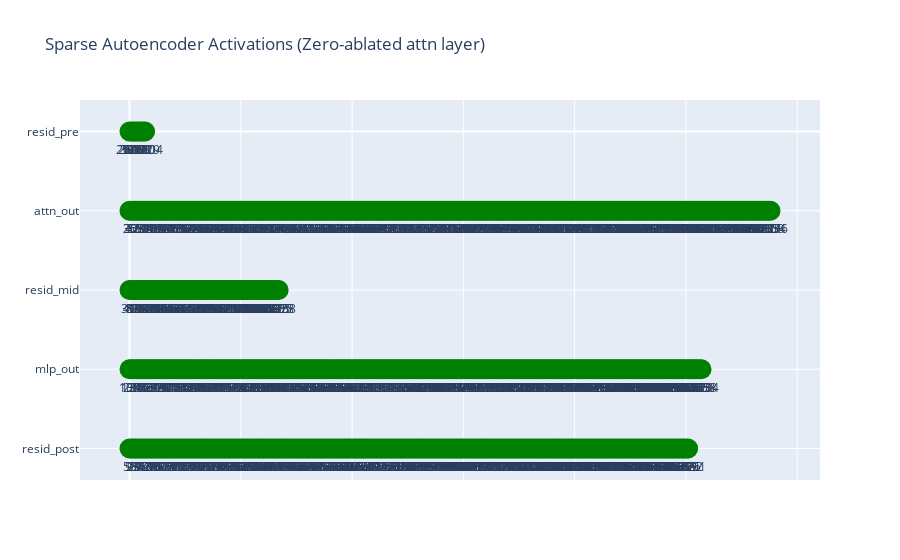
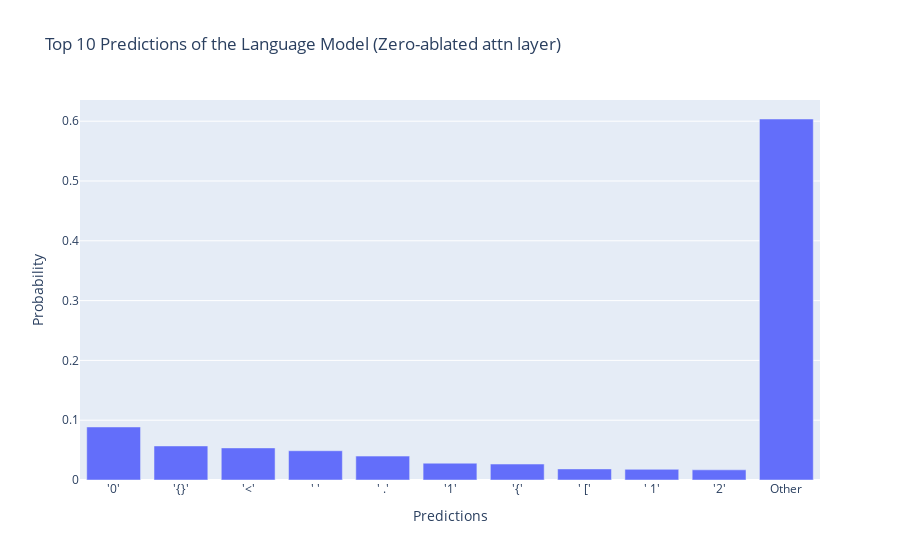

The notebook cell these images were saved under, in order:
### Markdown cell above
### Sanity check: ablating attn_out completely makes the model unable to predict "include"
Doing zero-ablation for now, note that this might mean the results are wrong
because this is taking the model out of distribution in a pretty major way.

### Code cell
def full_zero_ablate_hook(acts, hook, seq_pos=seq_pos):
    acts[:, seq_pos] = 0
    return acts

with model.hooks(fwd_hooks=[(get_act_name("attn_out", 0), full_zero_ablate_hook)]):
    no_attn_logits, no_attn_cache = model.run_with_cache(prompt)
    plot_sae_activations(no_attn_cache, "(Zero-ablated attn layer)")
    logits_plot(no_attn_logits, "(Zero-ablated attn layer)")

### Figure 1 — Plotly figure (JSON) as saved in the notebook; plotly's stock layout.template omitted (floating-point values rounded to 4 significant figures; data arrays with more than 128 entries replaced by an {"elided": "..."} marker saying what was removed)
{"data": [{"hoverinfo": "text", "hovertext": ["Feature 2096", "Feature 2619", "Feature 3908", "Feature 5268", "Feature 6201", "Feature 9200", "Feature 10129", "Feature 16104"], "marker": {"color": "green", "size": 20}, "mode": "markers+text", "name": "resid_pre", "text": ["2096", "2619", "3908", "5268", "6201", "9200", "10129", "16104"], "textposition": "bottom center", "type": "scatter", "x": [0, 1, 2, 3, 4, 5, 6, 7], "y": [0, 0, 0, 0, 0, 0, 0, 0]}, {"hoverinfo": "text", "hovertext": {"elided": "289 str values"}, "marker": {"color": "green", "size": 20}, "mode": "markers+text", "name": "attn_out", "text": {"elided": "289 str values"}, "textposition": "bottom center", "type": "scatter", "x": {"elided": "289 int values"}, "y": {"elided": "289 int values"}}, {"hoverinfo": "text", "hovertext": ["Feature 8", "Feature 399", "Feature 434", "Feature 536", "Feature 1087", "Feature 1877", "Feature 1944", "Feature 2485", "Feature 2873", "Feature 2980", "Feature 3034", "Feature 3198", "Feature 3926", "Feature 4090", "Feature 4141", "Feature 4178", "Feature 4259", "Feature 4614", "Feature 4779", "Feature 5423", "Feature 5460", "Feature 5607", "Feature 5644", "Feature 5712", "Feature 5829", "Feature 6149", "Feature 6264", "Feature 6298", "Feature 6489", "Feature 6514", "Feature 6530", "Feature 7089", "Feature 7296", "Feature 7561", "Feature 7904", "Feature 8016", "Feature 8252", "Feature 8378", "Feature 8566", "Feature 8632", "Feature 8689", "Feature 9457", "Feature 9496", "Feature 9621", "Feature 10234", "Feature 10359", "Feature 10744", "Feature 10781", "Feature 10800", "Feature 11748", "Feature 12090", "Feature 12322", "Feature 12453", "Feature 12538", "Feature 12645", "Feature 13148", "Feature 13190", "Feature 14601", "Feature 14841", "Feature 14899", "Feature 15452", "Feature 15637", "Feature 15686", "Feature 15687", "Feature 15913", "Feature 15935", "Feature 15978", "Feature 16058"], "marker": {"color": "green", "size": 20}, "mode": "markers+text", "name": "resid_mid", "text": ["8", "399", "434", "536", "1087", "1877", "1944", "2485", "2873", "2980", "3034", "3198", "3926", "4090", "4141", "4178", "4259", "4614", "4779", "5423", "5460", "5607", "5644", "5712", "5829", "6149", "6264", "6298", "6489", "6514", "6530", "7089", "7296", "7561", "7904", "8016", "8252", "8378", "8566", "8632", "8689", "9457", "9496", "9621", "10234", "10359", "10744", "10781", "10800", "11748", "12090", "12322", "12453", "12538", "12645", "13148", "13190", "14601", "14841", "14899", "15452", "15637", "15686", "15687", "15913", "15935", "15978", "16058"], "textposition": "bottom center", "type": "scatter", "x": [0, 1, 2, 3, 4, 5, 6, 7, 8, 9, 10, 11, 12, 13, 14, 15, 16, 17, 18, 19, 20, 21, 22, 23, 24, 25, 26, 27, 28, 29, 30, 31, 32, 33, 34, 35, 36, 37, 38, 39, 40, 41, 42, 43, 44, 45, 46, 47, 48, 49, 50, 51, 52, 53, 54, 55, 56, 57, 58, 59, 60, 61, 62, 63, 64, 65, 66, 67], "y": [2, 2, 2, 2, 2, 2, 2, 2, 2, 2, 2, 2, 2, 2, 2, 2, 2, 2, 2, 2, 2, 2, 2, 2, 2, 2, 2, 2, 2, 2, 2, 2, 2, 2, 2, 2, 2, 2, 2, 2, 2, 2, 2, 2, 2, 2, 2, 2, 2, 2, 2, 2, 2, 2, 2, 2, 2, 2, 2, 2, 2, 2, 2, 2, 2, 2, 2, 2]}, {"hoverinfo": "text", "hovertext": {"elided": "258 str values"}, "marker": {"color": "green", "size": 20}, "mode": "markers+text", "name": "mlp_out", "text": {"elided": "258 str values"}, "textposition": "bottom center", "type": "scatter", "x": {"elided": "258 int values"}, "y": {"elided": "258 int values"}}, {"hoverinfo": "text", "hovertext": {"elided": "252 str values"}, "marker": {"color": "green", "size": 20}, "mode": "markers+text", "name": "resid_post", "text": {"elided": "252 str values"}, "textposition": "bottom center", "type": "scatter", "x": {"elided": "252 int values"}, "y": {"elided": "252 int values"}}], "layout": {"showlegend": false, "title": {"text": "Sparse Autoencoder Activations (Zero-ablated attn layer)"}, "xaxis": {"showticklabels": false, "title": {"text": ""}}, "yaxis": {"autorange": "reversed", "tickmode": "array", "ticktext": ["resid_pre", "attn_out", "resid_mid", "mlp_out", "resid_post"], "tickvals": [0, 1, 2, 3, 4]}}}

### Figure 2 — Plotly figure (JSON) as saved in the notebook; plotly's stock layout.template omitted (floating-point values rounded to 4 significant figures)
{"data": [{"alignmentgroup": "True", "hovertemplate": "Predictions=%{x}<br>Probability=%{y}<extra></extra>", "legendgroup": "", "marker": {"color": "#636efa", "pattern": {"shape": ""}}, "name": "", "offsetgroup": "", "orientation": "v", "showlegend": false, "textposition": "auto", "type": "bar", "x": ["'0'", "'{}'", "'<'", "'\n'", "' .'", "'1'", "'{'", "' ['", "' 1'", "'2'", "Other"], "xaxis": "x", "y": [0.08867, 0.05695, 0.05366, 0.04893, 0.03996, 0.02809, 0.02666, 0.01853, 0.01786, 0.01702, 0.6037], "yaxis": "y"}], "layout": {"barmode": "relative", "legend": {"tracegroupgap": 0}, "title": {"text": "Top 10 Predictions of the Language Model (Zero-ablated attn layer)"}, "xaxis": {"anchor": "y", "domain": [0, 1], "title": {"text": "Predictions"}}, "yaxis": {"anchor": "x", "domain": [0, 1], "title": {"text": "Probability"}}}}
